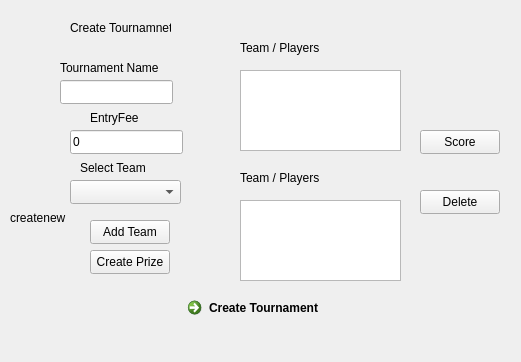
<?xml version="1.0" encoding="UTF-8"?>
<ui version="4.0">
 <class>CreateTournamentForm</class>
 <widget class="QWidget" name="CreateTournamentForm">
  <property name="geometry">
   <rect>
    <x>0</x>
    <y>0</y>
    <width>521</width>
    <height>362</height>
   </rect>
  </property>
  <property name="windowTitle">
   <string>Form</string>
  </property>
  <widget class="QLineEdit" name="entryFeelineEdit">
   <property name="geometry">
    <rect>
     <x>70</x>
     <y>130</y>
     <width>113</width>
     <height>24</height>
    </rect>
   </property>
   <property name="text">
    <string>0</string>
   </property>
  </widget>
  <widget class="QLabel" name="label">
   <property name="geometry">
    <rect>
     <x>70</x>
     <y>20</y>
     <width>101</width>
     <height>16</height>
    </rect>
   </property>
   <property name="text">
    <string>Create Tournamnet</string>
   </property>
  </widget>
  <widget class="QLabel" name="label_2">
   <property name="geometry">
    <rect>
     <x>90</x>
     <y>110</y>
     <width>58</width>
     <height>16</height>
    </rect>
   </property>
   <property name="text">
    <string>EntryFee</string>
   </property>
  </widget>
  <widget class="QLabel" name="label_3">
   <property name="geometry">
    <rect>
     <x>80</x>
     <y>160</y>
     <width>71</width>
     <height>16</height>
    </rect>
   </property>
   <property name="text">
    <string>Select Team</string>
   </property>
  </widget>
  <widget class="QPushButton" name="addTeampushButton">
   <property name="geometry">
    <rect>
     <x>90</x>
     <y>220</y>
     <width>80</width>
     <height>24</height>
    </rect>
   </property>
   <property name="text">
    <string>Add Team</string>
   </property>
  </widget>
  <widget class="QPushButton" name="CreatePrizepushButton">
   <property name="geometry">
    <rect>
     <x>90</x>
     <y>250</y>
     <width>80</width>
     <height>24</height>
    </rect>
   </property>
   <property name="text">
    <string>Create Prize</string>
   </property>
  </widget>
  <widget class="QListView" name="teamPlayersListView">
   <property name="geometry">
    <rect>
     <x>240</x>
     <y>70</y>
     <width>161</width>
     <height>81</height>
    </rect>
   </property>
  </widget>
  <widget class="QLabel" name="label_5">
   <property name="geometry">
    <rect>
     <x>240</x>
     <y>40</y>
     <width>101</width>
     <height>16</height>
    </rect>
   </property>
   <property name="text">
    <string>Team / Players</string>
   </property>
  </widget>
  <widget class="QLabel" name="label_4">
   <property name="geometry">
    <rect>
     <x>60</x>
     <y>60</y>
     <width>131</width>
     <height>16</height>
    </rect>
   </property>
   <property name="text">
    <string>Tournament Name</string>
   </property>
  </widget>
  <widget class="QLineEdit" name="tournamentNamelineEdit">
   <property name="geometry">
    <rect>
     <x>60</x>
     <y>80</y>
     <width>113</width>
     <height>24</height>
    </rect>
   </property>
  </widget>
  <widget class="QLabel" name="label_6">
   <property name="geometry">
    <rect>
     <x>10</x>
     <y>210</y>
     <width>81</width>
     <height>16</height>
    </rect>
   </property>
   <property name="text">
    <string>createnew</string>
   </property>
  </widget>
  <widget class="QLabel" name="listBox">
   <property name="geometry">
    <rect>
     <x>240</x>
     <y>170</y>
     <width>101</width>
     <height>16</height>
    </rect>
   </property>
   <property name="text">
    <string>Team / Players</string>
   </property>
  </widget>
  <widget class="QListView" name="teamPlayersListBox2">
   <property name="geometry">
    <rect>
     <x>240</x>
     <y>200</y>
     <width>161</width>
     <height>81</height>
    </rect>
   </property>
  </widget>
  <widget class="QPushButton" name="scorePushButton">
   <property name="geometry">
    <rect>
     <x>420</x>
     <y>130</y>
     <width>80</width>
     <height>24</height>
    </rect>
   </property>
   <property name="text">
    <string>Score</string>
   </property>
  </widget>
  <widget class="QPushButton" name="deletePushButton">
   <property name="geometry">
    <rect>
     <x>420</x>
     <y>190</y>
     <width>80</width>
     <height>24</height>
    </rect>
   </property>
   <property name="text">
    <string>Delete</string>
   </property>
  </widget>
  <widget class="QComboBox" name="SelectTeamcomboBox">
   <property name="geometry">
    <rect>
     <x>70</x>
     <y>180</y>
     <width>111</width>
     <height>24</height>
    </rect>
   </property>
  </widget>
  <widget class="QCommandLinkButton" name="commandLinkButton">
   <property name="geometry">
    <rect>
     <x>180</x>
     <y>290</y>
     <width>168</width>
     <height>41</height>
    </rect>
   </property>
   <property name="text">
    <string>Create Tournament</string>
   </property>
  </widget>
 </widget>
 <resources/>
 <connections/>
</ui>
